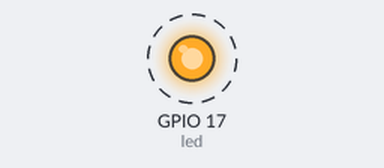
A program run on a simulated Raspberry Pi (BCM pin numbers). On the bench: output pins drawn as LEDs (lit = HIGH). Dashed ring = blinking. What the program prints to the terminal is not drawn.

Above: at 0.2 s.
Timing chart, 0 to 3.0 s (numbered marks = the images above):
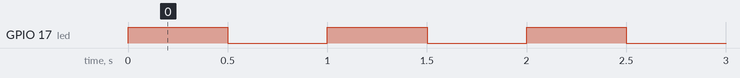

Measured:
- by itself, GPIO 17 (led): alternates HIGH for 0.50 s and LOW for 0.50 s

The program:

blink_led.py
```python
from gpiozero import LED
from time import sleep

led = LED(17)

print("Blinking LED...")
while True:
    led.on()
    sleep(0.5)
    led.off()
    sleep(0.5)

# from gpiozero import LED
# led = LED(17)
# led.on()
```
